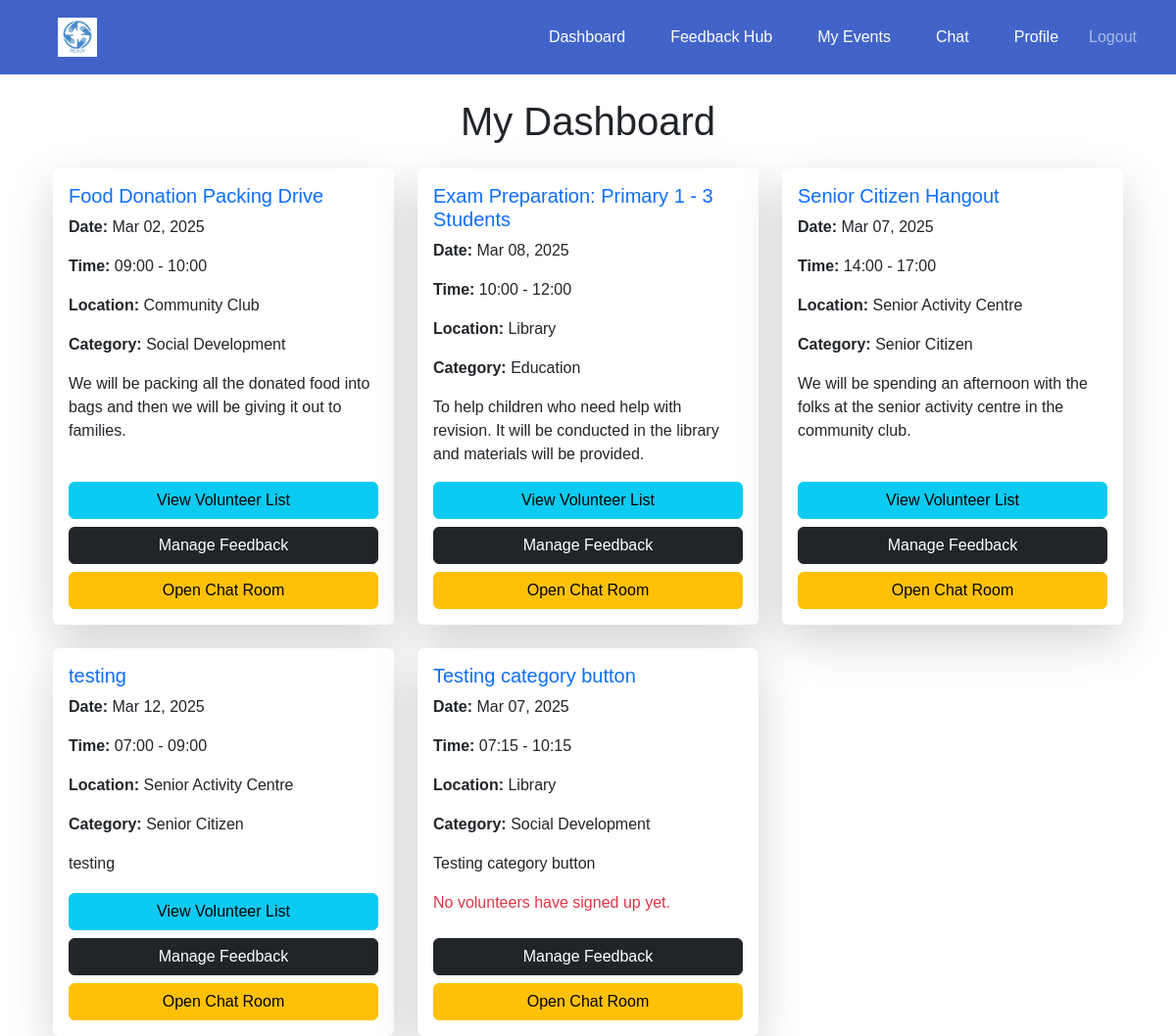
/events/dashboard/organisation/ (signed in), run on the app's committed database.
### events/models.py (models this page shows, shortened)
class Event(models.Model):
    CATEGORY_CHOICES = [
        ('education', 'Education'),
        ('social development', 'Social Development'),
        ('senior citizen', 'Senior Citizen'),
    ]
    organisation = models.ForeignKey(settings.AUTH_USER_MODEL, on_delete=models.CASCADE)
    name = models.CharField(max_length=255)
    description = models.TextField()
    date = models.DateTimeField()
    start_time = models.TimeField(default=time(9, 0))  # Default: 09:00 AM
    end_time = models.TimeField(default=time(17, 0))  # Default: 05:00 PM
    location = models.CharField(max_length=255)
    volunteers_needed = models.PositiveIntegerField()
    roles_responsibilities = models.TextField()
    category = models.CharField(max_length=50, choices=CATEGORY_CHOICES, blank=False, default='Education')

### events/views.py (the view)
# urls.py: path('dashboard/organisation/', views.organisation_dashboard, name='organisation_dashboard'),
@login_required
def organisation_dashboard(request):
    if request.user.user_type == 'organisation':
        events = Event.objects.filter(organisation=request.user)
        return render(request, 'events/organisation_dashboard.html', {'events': events})
    return redirect('home')

### events/templates/events/organisation_dashboard.html (shortened to what this page needs)
{% extends 'base.html' %}
{% block content %}
    <div class="container mt-4">
        <h1 class="mb-4 text-center">My Dashboard</h1>
        <div class="row g-4">
            {% for event in events %}
                <div class="col-md-6 col-lg-4">
                    <div class="card shadow-lg border-0 h-100">
                        <div class="card-body d-flex flex-column">
                            <h5 class="card-title text-primary">{{ event.name }}</h5>
                            <p class="card-text"><strong>Date:</strong> {{ event.date|date:"M d, Y" }}</p>
                            <p class="card-text"><strong>Time:</strong> {{ event.start_time|time:"H:i" }} - {{ event.end_time|time:"H:i" }}</p>
                            <p class="card-t ext"><strong>Location:</strong> {{ event.location }}</p>
                            <p class="card-text"><strong>Category:</strong> {{ event.get_category_display }}</p>
                            <p class="card-text flex-grow-1">{{ event.description }}</p>
                            <div class="d-grid gap-2 mt-auto">
                                {% if event.registered_volunteers.exists %}
                                    <a href="{% url 'events:volunteer_list' event.id %}" class="btn btn-info w-100">
                                        View Volunteer List
                                    </a>
                                {% else %}
                                    <p class="text-danger">No volunteers have signed up yet.</p>
                                {% endif %}
                                <a href="{% url 'events:feedback_event_page' event.id %}" class="btn btn-dark w-100">
                                    Manage Feedback
                                </a>
                                <a href="{% url 'chat:chat_room' event.id %}" class="btn btn-warning w-100">
                                    Open Chat Room
                                </a>
                            </div>
                        </div>
                    </div>
                </div>
            {% endfor %}
        </div>
    </div>
{% endblock %}

### templates/base.html (style rules this page uses)
body { margin: 0; font-family: Arial, sans-serif; }

### data on the page
Event: name "Food Donation Packing Drive", date "Mar 02, 2025", start_time "09:00", end_time "10:00", location "Community Club", category "Social Development", description "We will be packing all the donated food into bags and then we will be giving it out to families.", shows "View Volunteer List"
Event: name "Exam Preparation: Primary 1 - 3 Students", date "Mar 08, 2025", start_time "10:00", end_time "12:00", location "Library", category "Education", description "To help children who need help with revision. It will be conducted in the library and materials will be provided.", shows "View Volunteer List"
Event: name "Senior Citizen Hangout", date "Mar 07, 2025", start_time "14:00", end_time "17:00", location "Senior Activity Centre", category "Senior Citizen", description "We will be spending an afternoon with the folks at the senior activity centre in the community club.", shows "View Volunteer List"
Event: name "testing", date "Mar 12, 2025", start_time "07:00", end_time "09:00", location "Senior Activity Centre", category "Senior Citizen", description "testing", shows "View Volunteer List"
Event: name "Testing category button", date "Mar 07, 2025", start_time "07:15", end_time "10:15", location "Library", category "Social Development", description "Testing category button", shows "No volunteers have signed up yet."
